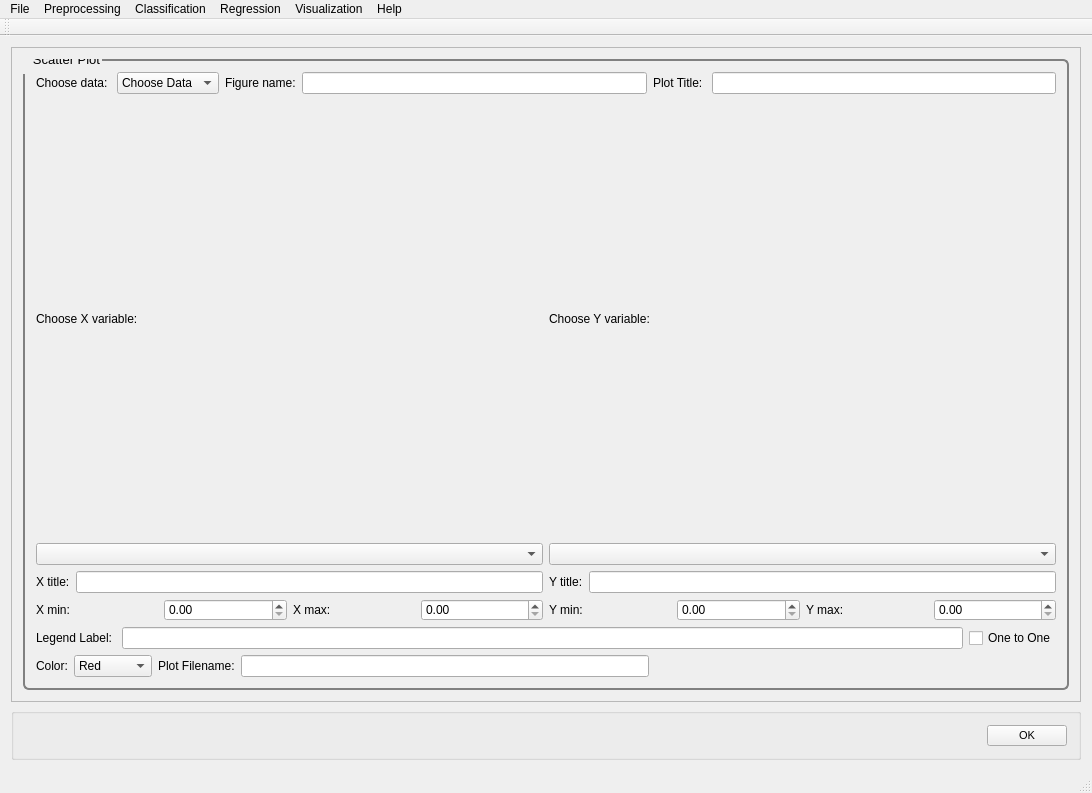
<?xml version="1.0" encoding="UTF-8"?>
<ui version="4.0">
 <class>MainWindow</class>
 <widget class="QMainWindow" name="MainWindow">
  <property name="geometry">
   <rect>
    <x>0</x>
    <y>0</y>
    <width>1092</width>
    <height>793</height>
   </rect>
  </property>
  <property name="windowTitle">
   <string>PYSAT</string>
  </property>
  <widget class="QWidget" name="centralWidget">
   <layout class="QVBoxLayout" name="verticalLayout_9">
    <item>
     <widget class="QScrollArea" name="scrollArea">
      <property name="widgetResizable">
       <bool>true</bool>
      </property>
      <widget class="QWidget" name="scrollAreaWidgetContents_2">
       <property name="geometry">
        <rect>
         <x>0</x>
         <y>0</y>
         <width>1064</width>
         <height>617</height>
        </rect>
       </property>
       <property name="font">
        <font>
         <pointsize>8</pointsize>
        </font>
       </property>
       <property name="styleSheet">
        <string notr="true">QGroupBox {
  border: 2px solid gray;
  border-radius: 6px;
  margin-top: 0.5em;
}

QGroupBox::title {

  padding-top: -14px;
  padding-left: 8px;
}
</string>
       </property>
       <layout class="QVBoxLayout" name="verticalLayout_8">
        <item>
         <widget class="QGroupBox" name="scatter">
          <property name="font">
           <font>
            <pointsize>10</pointsize>
           </font>
          </property>
          <property name="title">
           <string>Scatter Plot</string>
          </property>
          <layout class="QVBoxLayout" name="verticalLayout">
           <item>
            <layout class="QVBoxLayout" name="scatter_vlayout">
             <item>
              <layout class="QHBoxLayout" name="scatter_choosedata_hlayout">
               <item>
                <widget class="QLabel" name="scatter_choosedata_label">
                 <property name="text">
                  <string>Choose data: </string>
                 </property>
                </widget>
               </item>
               <item>
                <widget class="QComboBox" name="scatter_choosedata">
                 <property name="iconSize">
                  <size>
                   <width>50</width>
                   <height>20</height>
                  </size>
                 </property>
                 <item>
                  <property name="text">
                   <string>Choose Data</string>
                  </property>
                 </item>
                 <item>
                  <property name="text">
                   <string>Known Data</string>
                  </property>
                 </item>
                </widget>
               </item>
               <item>
                <widget class="QLabel" name="figname_label">
                 <property name="text">
                  <string>Figure name:</string>
                 </property>
                </widget>
               </item>
               <item>
                <widget class="QLineEdit" name="figname_text"/>
               </item>
               <item>
                <widget class="QLabel" name="plot_title_label">
                 <property name="text">
                  <string>Plot Title: </string>
                 </property>
                </widget>
               </item>
               <item>
                <widget class="QLineEdit" name="plot_title_text"/>
               </item>
              </layout>
             </item>
             <item>
              <layout class="QHBoxLayout" name="scatter_choosevars_hlayout">
               <item>
                <layout class="QVBoxLayout" name="scatter_choosex_vlayout">
                 <item>
                  <widget class="QLabel" name="scatter_choosex_label">
                   <property name="text">
                    <string>Choose X variable: </string>
                   </property>
                  </widget>
                 </item>
                 <item>
                  <widget class="QComboBox" name="xvar_choices"/>
                 </item>
                 <item>
                  <layout class="QHBoxLayout" name="xtitle_hlayout">
                   <item>
                    <widget class="QLabel" name="xtitle_label">
                     <property name="text">
                      <string>X title:</string>
                     </property>
                    </widget>
                   </item>
                   <item>
                    <widget class="QLineEdit" name="xtitle_text"/>
                   </item>
                  </layout>
                 </item>
                 <item>
                  <layout class="QHBoxLayout" name="xrange_hlayout">
                   <item>
                    <widget class="QLabel" name="xmin_label">
                     <property name="text">
                      <string>X min:</string>
                     </property>
                    </widget>
                   </item>
                   <item>
                    <widget class="QDoubleSpinBox" name="xmin_spin"/>
                   </item>
                   <item>
                    <widget class="QLabel" name="xmax_label">
                     <property name="text">
                      <string>X max:</string>
                     </property>
                    </widget>
                   </item>
                   <item>
                    <widget class="QDoubleSpinBox" name="xmax_spin"/>
                   </item>
                  </layout>
                 </item>
                </layout>
               </item>
               <item>
                <layout class="QVBoxLayout" name="scatter_choosey_vlayout">
                 <item>
                  <widget class="QLabel" name="scatter_choosey_label">
                   <property name="text">
                    <string>Choose Y variable:</string>
                   </property>
                  </widget>
                 </item>
                 <item>
                  <widget class="QComboBox" name="yvar_choices"/>
                 </item>
                 <item>
                  <layout class="QHBoxLayout" name="ytitle_hlayout">
                   <item>
                    <widget class="QLabel" name="ytitle_label">
                     <property name="text">
                      <string>Y title:</string>
                     </property>
                    </widget>
                   </item>
                   <item>
                    <widget class="QLineEdit" name="ytitle_text"/>
                   </item>
                  </layout>
                 </item>
                 <item>
                  <layout class="QHBoxLayout" name="yrange_hlayout">
                   <item>
                    <widget class="QLabel" name="ymin_label">
                     <property name="text">
                      <string>Y min:</string>
                     </property>
                    </widget>
                   </item>
                   <item>
                    <widget class="QDoubleSpinBox" name="ymin_spin"/>
                   </item>
                   <item>
                    <widget class="QLabel" name="ymax_label">
                     <property name="text">
                      <string>Y max:</string>
                     </property>
                    </widget>
                   </item>
                   <item>
                    <widget class="QDoubleSpinBox" name="ymax_spin"/>
                   </item>
                  </layout>
                 </item>
                </layout>
               </item>
              </layout>
             </item>
             <item>
              <layout class="QHBoxLayout" name="legend_hlayout">
               <item>
                <widget class="QLabel" name="legend_label">
                 <property name="text">
                  <string>Legend Label: </string>
                 </property>
                </widget>
               </item>
               <item>
                <widget class="QLineEdit" name="legend_label_text"/>
               </item>
               <item>
                <widget class="QCheckBox" name="onetoone">
                 <property name="text">
                  <string>One to One</string>
                 </property>
                </widget>
               </item>
              </layout>
             </item>
             <item>
              <layout class="QHBoxLayout" name="scatter_color_file_hlayout">
               <item>
                <widget class="QLabel" name="color_label">
                 <property name="text">
                  <string>Color:</string>
                 </property>
                </widget>
               </item>
               <item>
                <widget class="QComboBox" name="color_choices">
                 <property name="iconSize">
                  <size>
                   <width>50</width>
                   <height>20</height>
                  </size>
                 </property>
                 <item>
                  <property name="text">
                   <string>Red</string>
                  </property>
                 </item>
                 <item>
                  <property name="text">
                   <string>Green</string>
                  </property>
                 </item>
                 <item>
                  <property name="text">
                   <string>Blue</string>
                  </property>
                 </item>
                 <item>
                  <property name="text">
                   <string>Cyan</string>
                  </property>
                 </item>
                 <item>
                  <property name="text">
                   <string>Magenta</string>
                  </property>
                 </item>
                 <item>
                  <property name="text">
                   <string>Yellow</string>
                  </property>
                 </item>
                 <item>
                  <property name="text">
                   <string>Black</string>
                  </property>
                 </item>
                </widget>
               </item>
               <item>
                <widget class="QLabel" name="file_label">
                 <property name="text">
                  <string>Plot Filename:</string>
                 </property>
                </widget>
               </item>
               <item>
                <widget class="QLineEdit" name="file_text"/>
               </item>
               <item>
                <spacer name="scatter_color_file_spacer">
                 <property name="orientation">
                  <enum>Qt::Horizontal</enum>
                 </property>
                 <property name="sizeHint" stdset="0">
                  <size>
                   <width>40</width>
                   <height>20</height>
                  </size>
                 </property>
                </spacer>
               </item>
              </layout>
             </item>
            </layout>
           </item>
          </layout>
         </widget>
        </item>
       </layout>
      </widget>
     </widget>
    </item>
    <item>
     <widget class="QGroupBox" name="OK">
      <layout class="QHBoxLayout" name="ok">
       <item>
        <spacer name="horizontalSpacer_5">
         <property name="orientation">
          <enum>Qt::Horizontal</enum>
         </property>
         <property name="sizeHint" stdset="0">
          <size>
           <width>40</width>
           <height>20</height>
          </size>
         </property>
        </spacer>
       </item>
       <item>
        <widget class="QPushButton" name="okButton">
         <property name="font">
          <font>
           <pointsize>8</pointsize>
          </font>
         </property>
         <property name="mouseTracking">
          <bool>false</bool>
         </property>
         <property name="text">
          <string>OK</string>
         </property>
        </widget>
       </item>
      </layout>
     </widget>
    </item>
   </layout>
  </widget>
  <widget class="QToolBar" name="mainToolBar">
   <attribute name="toolBarArea">
    <enum>TopToolBarArea</enum>
   </attribute>
   <attribute name="toolBarBreak">
    <bool>false</bool>
   </attribute>
  </widget>
  <widget class="QStatusBar" name="statusBar"/>
  <widget class="QMenuBar" name="menuBar">
   <property name="geometry">
    <rect>
     <x>0</x>
     <y>0</y>
     <width>1092</width>
     <height>31</height>
    </rect>
   </property>
   <widget class="QMenu" name="menuFile">
    <property name="title">
     <string>File</string>
    </property>
    <addaction name="actionLoad_Refence_Data"/>
    <addaction name="actionLoad_Unknown_Data"/>
    <addaction name="actionSet_output_location"/>
    <addaction name="separator"/>
    <addaction name="actionSave_Current_Plots"/>
    <addaction name="actionSave_Current_Data"/>
    <addaction name="separator"/>
    <addaction name="actionCreate_New_Workflow"/>
    <addaction name="actionSave_Current_Workflow"/>
    <addaction name="separator"/>
    <addaction name="actionExit"/>
   </widget>
   <widget class="QMenu" name="menuPreprocessing">
    <property name="title">
     <string>Preprocessing</string>
    </property>
    <widget class="QMenu" name="menuBaseline_Removal">
     <property name="title">
      <string>Baseline Removal</string>
     </property>
     <addaction name="actionALS"/>
     <addaction name="actionDietrich"/>
     <addaction name="actionPolyFit"/>
     <addaction name="actionAirPLS"/>
     <addaction name="actionFABC"/>
     <addaction name="actionKK"/>
     <addaction name="actionMario"/>
     <addaction name="actionMedian"/>
     <addaction name="actionRubberband"/>
     <addaction name="actionUndecimated_Wavelet"/>
    </widget>
    <widget class="QMenu" name="menuCalibration_Transfer">
     <property name="title">
      <string>Calibration Transfer</string>
     </property>
     <addaction name="actionRatio"/>
     <addaction name="actionTommy_s_Methgod"/>
     <addaction name="actionPiecewise_Direct_Standardization"/>
     <addaction name="actionOthers_3"/>
    </widget>
    <addaction name="actionNormalization"/>
    <addaction name="actionNoise_Reduction"/>
    <addaction name="actionApply_Mask"/>
    <addaction name="actionInterpolate"/>
    <addaction name="actionInstrument_Response"/>
    <addaction name="menuBaseline_Removal"/>
    <addaction name="menuCalibration_Transfer"/>
    <addaction name="actionICA_2"/>
    <addaction name="actionPCA_2"/>
   </widget>
   <widget class="QMenu" name="menuRegression">
    <property name="title">
     <string>Regression</string>
    </property>
    <addaction name="actionCross_Validation"/>
    <addaction name="actionTrain"/>
    <addaction name="actionPredict"/>
    <addaction name="actionCreate_N_Folds"/>
    <addaction name="actionCreate_Test_Folds"/>
    <addaction name="actionSubmodel_Ranges"/>
   </widget>
   <widget class="QMenu" name="menuHelp">
    <property name="title">
     <string>Help</string>
    </property>
    <addaction name="actionIndex"/>
    <addaction name="actionContent_2"/>
    <addaction name="separator"/>
    <addaction name="actionAbout"/>
    <addaction name="actionAbout_QtCreator"/>
   </widget>
   <widget class="QMenu" name="menuClassification">
    <property name="title">
     <string>Classification</string>
    </property>
    <widget class="QMenu" name="menuSupervised">
     <property name="title">
      <string>Supervised</string>
     </property>
     <addaction name="actionPLS_DA"/>
     <addaction name="actionSIMCA"/>
    </widget>
    <widget class="QMenu" name="menuClustering">
     <property name="title">
      <string>Clustering</string>
     </property>
     <addaction name="actionK_means"/>
     <addaction name="actionHierarchical_2"/>
    </widget>
    <addaction name="menuSupervised"/>
    <addaction name="menuClustering"/>
   </widget>
   <widget class="QMenu" name="menuVisualization">
    <property name="title">
     <string>Visualization</string>
    </property>
    <addaction name="actionLine_Plot"/>
    <addaction name="action1_to_1_Plot"/>
    <addaction name="actionScatter_Plot"/>
   </widget>
   <addaction name="menuFile"/>
   <addaction name="menuPreprocessing"/>
   <addaction name="menuClassification"/>
   <addaction name="menuRegression"/>
   <addaction name="menuVisualization"/>
   <addaction name="menuHelp"/>
  </widget>
  <action name="actionLoad_Refence_Data">
   <property name="text">
    <string>Load Refence Data</string>
   </property>
  </action>
  <action name="actionLoad_Unknown_Data">
   <property name="text">
    <string>Load Unknown Data</string>
   </property>
  </action>
  <action name="actionSave_Current_Workflow">
   <property name="text">
    <string>Save Current Workflow</string>
   </property>
  </action>
  <action name="actionSave_Current_Plots">
   <property name="text">
    <string>Save Current Plots</string>
   </property>
  </action>
  <action name="actionSave_Current_Data">
   <property name="text">
    <string>Save Current Data</string>
   </property>
  </action>
  <action name="actionCreate_New_Workflow">
   <property name="text">
    <string>Create New Workflow</string>
   </property>
  </action>
  <action name="actionNoise_Reduction">
   <property name="text">
    <string>Noise Reduction</string>
   </property>
  </action>
  <action name="actionApply_Mask">
   <property name="text">
    <string>Apply Mask</string>
   </property>
  </action>
  <action name="actionInterpolate">
   <property name="text">
    <string>Interpolate (unknown to known)</string>
   </property>
  </action>
  <action name="actionInstrument_Response">
   <property name="text">
    <string>Instrument Response</string>
   </property>
  </action>
  <action name="actionALS">
   <property name="text">
    <string>ALS</string>
   </property>
  </action>
  <action name="actionDietrich">
   <property name="text">
    <string>Dietrich</string>
   </property>
  </action>
  <action name="actionPolyFit">
   <property name="text">
    <string>PolyFit</string>
   </property>
  </action>
  <action name="actionAirPLS">
   <property name="text">
    <string>AirPLS</string>
   </property>
  </action>
  <action name="actionFABC">
   <property name="text">
    <string>FABC</string>
   </property>
  </action>
  <action name="actionKK">
   <property name="text">
    <string>KK</string>
   </property>
  </action>
  <action name="actionMario">
   <property name="text">
    <string>Mario</string>
   </property>
  </action>
  <action name="actionMedian">
   <property name="text">
    <string>Median</string>
   </property>
  </action>
  <action name="actionRubberband">
   <property name="text">
    <string>Rubberband</string>
   </property>
  </action>
  <action name="actionUndecimated_Wavelet">
   <property name="text">
    <string>Undecimated Wavelet</string>
   </property>
  </action>
  <action name="actionRatio">
   <property name="text">
    <string>Ratio</string>
   </property>
  </action>
  <action name="actionTommy_s_Methgod">
   <property name="text">
    <string>Tommy's Method</string>
   </property>
  </action>
  <action name="actionPiecewise_Direct_Standardization">
   <property name="text">
    <string>Piecewise Direct Standardization</string>
   </property>
  </action>
  <action name="actionPCA">
   <property name="text">
    <string>PCA</string>
   </property>
  </action>
  <action name="actionICA">
   <property name="text">
    <string>ICA</string>
   </property>
  </action>
  <action name="actionK_Means">
   <property name="text">
    <string>K-Means</string>
   </property>
  </action>
  <action name="actionHierarchical">
   <property name="text">
    <string>Hierarchical</string>
   </property>
  </action>
  <action name="actionOthers">
   <property name="text">
    <string>Others...</string>
   </property>
  </action>
  <action name="actionOthers_2">
   <property name="text">
    <string>Others...</string>
   </property>
  </action>
  <action name="actionOthers_3">
   <property name="text">
    <string>Others...</string>
   </property>
  </action>
  <action name="actionPLS">
   <property name="text">
    <string>PLS</string>
   </property>
  </action>
  <action name="actionSM_PLS">
   <property name="text">
    <string>SM-PLS</string>
   </property>
  </action>
  <action name="actionICA_Regression">
   <property name="text">
    <string>ICA Regression</string>
   </property>
  </action>
  <action name="actionGaussian_Process">
   <property name="text">
    <string>Gaussian Process</string>
   </property>
  </action>
  <action name="actionMLP">
   <property name="text">
    <string>MLP</string>
   </property>
  </action>
  <action name="actionSVM">
   <property name="text">
    <string>SVM</string>
   </property>
  </action>
  <action name="actionOthers_4">
   <property name="text">
    <string>Others...</string>
   </property>
  </action>
  <action name="actionOthers_5">
   <property name="text">
    <string>Others...</string>
   </property>
  </action>
  <action name="actionIndex">
   <property name="text">
    <string>Index</string>
   </property>
  </action>
  <action name="actionContent_2">
   <property name="text">
    <string>Content</string>
   </property>
  </action>
  <action name="actionAbout">
   <property name="text">
    <string>About...</string>
   </property>
  </action>
  <action name="actionAbout_QtCreator">
   <property name="text">
    <string>About Qt...</string>
   </property>
  </action>
  <action name="actionExit">
   <property name="text">
    <string>Exit</string>
   </property>
  </action>
  <action name="actionNormalization">
   <property name="text">
    <string>Normalization</string>
   </property>
  </action>
  <action name="actionICA_2">
   <property name="text">
    <string>ICA</string>
   </property>
  </action>
  <action name="actionPCA_2">
   <property name="text">
    <string>PCA</string>
   </property>
  </action>
  <action name="actionPLS_DA">
   <property name="text">
    <string>PLS-DA</string>
   </property>
  </action>
  <action name="actionSIMCA">
   <property name="text">
    <string>SIMCA</string>
   </property>
  </action>
  <action name="actionK_means">
   <property name="text">
    <string>K-means</string>
   </property>
  </action>
  <action name="actionHierarchical_2">
   <property name="text">
    <string>Hierarchical</string>
   </property>
  </action>
  <action name="actionCross_Validation">
   <property name="text">
    <string>Cross Validation</string>
   </property>
  </action>
  <action name="actionTrain">
   <property name="text">
    <string>Train</string>
   </property>
  </action>
  <action name="actionPredict">
   <property name="text">
    <string>Predict</string>
   </property>
  </action>
  <action name="actionLine_Plot">
   <property name="text">
    <string>Line Plot</string>
   </property>
  </action>
  <action name="action1_to_1_Plot">
   <property name="text">
    <string>1 to 1 Plot</string>
   </property>
  </action>
  <action name="actionScatter_Plot">
   <property name="text">
    <string>Scatter Plot</string>
   </property>
  </action>
  <action name="actionSet_output_location">
   <property name="text">
    <string>Output Location</string>
   </property>
  </action>
  <action name="actionCreate_N_Folds">
   <property name="text">
    <string>Create N Folds</string>
   </property>
  </action>
  <action name="actionCreate_Test_Folds">
   <property name="text">
    <string>Create Test Folds</string>
   </property>
  </action>
  <action name="actionSubmodel_Ranges">
   <property name="text">
    <string>Submodel Ranges</string>
   </property>
  </action>
 </widget>
 <layoutdefault spacing="6" margin="11"/>
 <resources/>
 <connections/>
</ui>
